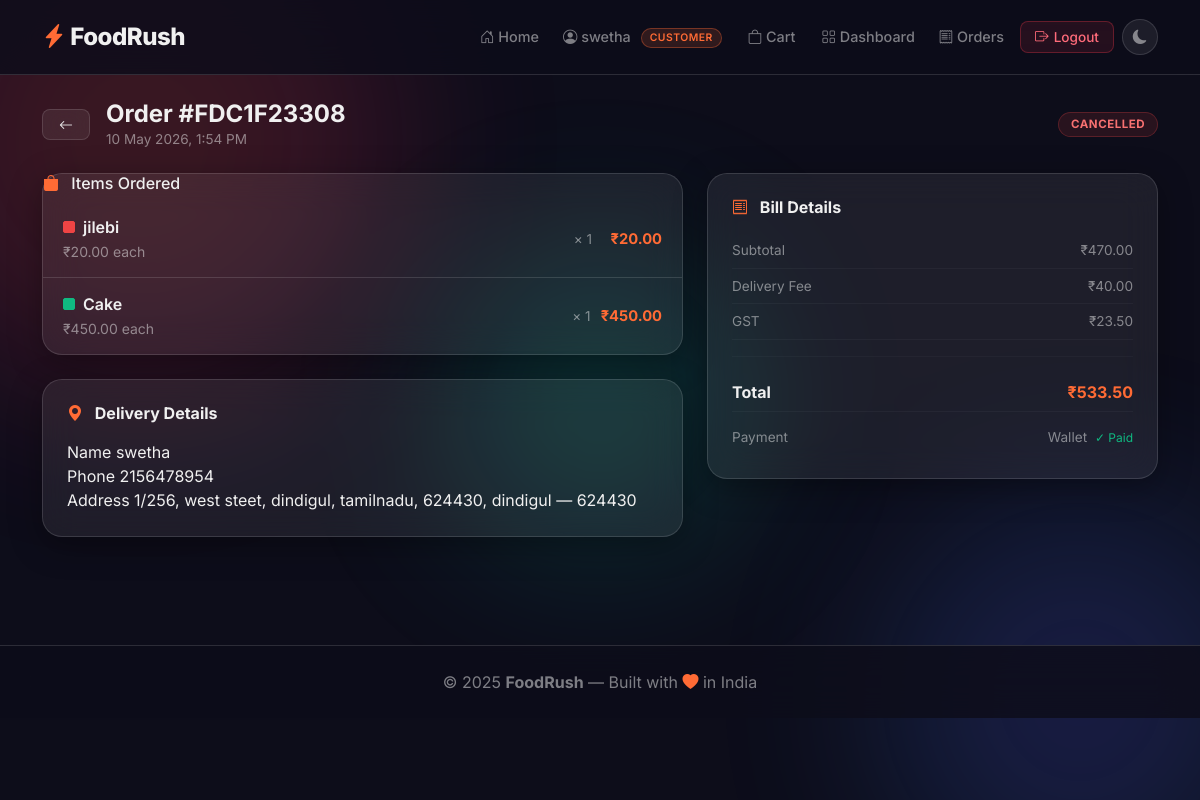
/orders/order/FDC1F23308/ (signed in), run on the app's committed database.
### accounts/models.py (models this page shows, shortened)
class User(AbstractUser):
    ROLE_CHOICES = [('customer', 'Customer'), ('restaurant', 'Restaurant')]
    role = models.CharField(max_length=20, choices=ROLE_CHOICES, default='customer')
    phone = models.CharField(max_length=15, blank=True)
    profile_pic = models.ImageField(upload_to='profiles/', blank=True)

### orders/models.py (models this page shows, shortened)
class Order(models.Model):
    PAYMENT_METHOD = [
        ('cod',    'Cash on Delivery'),
        ('upi',    'UPI'),
        ('card',   'Credit / Debit Card'),
        ('wallet', 'Wallet'),
    ]
    ORDER_STATUS = [
        ('pending',    'Pending'),
        ('confirmed',  'Confirmed'),
        ('preparing',  'Preparing'),
        ('out',        'Out for Delivery'),
        ('delivered',  'Delivered'),
        ('cancelled',  'Cancelled'),
    ]
    order_number    = models.CharField(
        max_length=12,
        unique=True,
        editable=False
    )
    user            = models.ForeignKey(
        settings.AUTH_USER_MODEL,
        on_delete=models.SET_NULL,
        null=True,
        related_name='orders'
    )
    restaurant      = models.ForeignKey(
        RestaurantProfile,
        on_delete=models.SET_NULL,
        null=True,
        related_name='orders'
    )
    delivery_name   = models.CharField(max_length=100)
    delivery_phone  = models.CharField(max_length=15)
    delivery_address= models.TextField()
    delivery_city   = models.CharField(max_length=100)
    delivery_pincode= models.CharField(max_length=10)
    subtotal        = models.DecimalField(
        max_digits=10, decimal_places=2
    )
    delivery_fee    = models.DecimalField(
        max_digits=6, decimal_places=2, default=40
    )
    taxes           = models.DecimalField(
        max_digits=8, decimal_places=2, default=0
    )
    applied_offer_code = models.CharField(max_length=20, blank=True)
    discount_amount    = models.DecimalField(
        max_digits=8, decimal_places=2, default=0
    )
    created_at = models.DateTimeField(auto_now_add=True)
    updated_at = models.DateTimeField(auto_now=True)
    total_amount    = models.DecimalField(
        max_digits=10, decimal_places=2
    )
    payment_method  = models.CharField(
        max_length=10,
        choices=PAYMENT_METHOD,
        default='cod'
    )
    is_paid         = models.BooleanField(default=False)
    paid_at         = models.DateTimeField(null=True, blank=True)
    status          = models.CharField(
        max_length=15,
        choices=ORDER_STATUS,
        default='pending'
    )
    special_instructions = models.TextField(blank=True)
    placed_at       = models.DateTimeField(auto_now_add=True)
    updated_at      = models.DateTimeField(auto_now=True)
    estimated_delivery = models.DateTimeField(null=True, blank=True)
    class Meta:
        ordering    = ['-placed_at']
        verbose_name= 'Order'
    @property
    def can_cancel(self):
        return self.status in ('pending', 'confirmed')

class OrderItem(models.Model):
    order      = models.ForeignKey(
        Order,
        on_delete=models.CASCADE,
        related_name='items'
    )
    menu_item  = models.ForeignKey(
        MenuItem,
        on_delete=models.SET_NULL,
        null=True
    )
    item_name  = models.CharField(max_length=150)
    item_price = models.DecimalField(max_digits=8, decimal_places=2)
    item_type  = models.CharField(max_length=10, default='veg')
    quantity   = models.PositiveIntegerField()
    class Meta:
        verbose_name = 'Order Item'
    @property
    def item_total(self):
        return self.item_price * self.quantity

### orders/views.py (the view)
@login_required
def order_detail(request, order_number):
    order = get_object_or_404(
        Order, order_number=order_number, user=request.user
    )
    return render(request, 'orders/order_detail.html', {
        'order': order
    })

### templates/orders/order_detail.html (shortened to what this page needs)
{% extends 'base.html' %}
{% load static %}
{% block extra_css %}
<link rel="stylesheet" href="{% static 'style/customer.css' %}">
<link rel="stylesheet" href="{% static 'style/checkout.css' %}">
{% endblock %}
{% block content %}
<div style="padding: 100px 0 60px;">
<div class="container">
    <div class="d-flex align-items-center gap-3 mb-4">
        <a href="{% url 'order_history' %}"
           class="btn btn-glass btn-sm px-3">
            <i class="bi bi-arrow-left"></i>
        </a>
        <div>
            <h4 class="fw-700 mb-0">
                Order #{{ order.order_number }}
            </h4>
            <p style="color:var(--text-muted);
                       font-size:0.85rem; margin:0;">
                {{ order.placed_at|date:"d M Y, g:i A" }}
            </p>
        </div>
        <span class="order-status-badge status-{{ order.status }} ms-auto">
            {{ order.get_status_display }}
        </span>
    </div>
    <div class="row g-4">
        <div class="col-lg-7">
            <div class="glass-card mb-4">
                <div class="dash-card-header">
                    <h6>
                        <i class="bi bi-bag-fill text-accent me-2"></i>
                        Items Ordered
                    </h6>
                </div>
                <div class="cart-full-list">
                    {% for oi in order.items.all %}
                    <div class="cart-full-row">
                        <div class="cart-full-info">
                            <div class="d-flex align-items-center gap-2">
                                <span class="veg-dot
                                    {% if oi.item_type == 'veg' %}veg
                                    {% else %}nonveg{% endif %}">
                                </span>
                                <span class="fw-600">
                                    {{ oi.item_name }}
                                </span>
                            </div>
                            <small style="color:var(--text-muted);">
                                ₹{{ oi.item_price }} each
                            </small>
                        </div>
                        <div class="cart-full-right">
                            <span style="color:var(--text-muted);
                                          font-size:0.85rem;">
                                × {{ oi.quantity }}
                            </span>
                            <span class="cart-full-total">
                                ₹{{ oi.item_total }}
                            </span>
                        </div>
                    </div>
                    {% endfor %}
                </div>
            </div>
            <div class="glass-card p-4">
                <h6 class="fw-700 mb-3">
                    <i class="bi bi-geo-alt-fill text-accent me-2"></i>
                    Delivery Details
                </h6>
                <div class="info-row">
                    <span class="info-label">Name</span>
                    <span class="info-value">
                        {{ order.delivery_name }}
                    </span>
                </div>
                <div class="info-row">
                    <span class="info-label">Phone</span>
                    <span class="info-value">
                        {{ order.delivery_phone }}
                    </span>
                </div>
                <div class="info-row">
                    <span class="info-label">Address</span>
                    <span class="info-value">
                        {{ order.delivery_address }},
                        {{ order.delivery_city }}
                        — {{ order.delivery_pincode }}
                    </span>
                </div>
            </div>
        </div>
        <div class="col-lg-5">
            <div class="glass-card p-4 mb-4">
                <h6 class="fw-700 mb-3">
                    <i class="bi bi-receipt text-accent me-2"></i>
                    Bill Details
                </h6>
                <div class="summary-row">
                    <span>Subtotal</span>
                    <span>₹{{ order.subtotal }}</span>
                </div>
                <div class="summary-row">
                    <span>Delivery Fee</span>
                    <span>₹{{ order.delivery_fee }}</span>
                </div>
                <div class="summary-row">
                    <span>GST</span>
                    <span>₹{{ order.taxes }}</span>
                </div>
                <hr style="border-color:var(--glass-border);">
                <div class="summary-row total-row">
                    <span>Total</span>
                    <span class="text-accent fw-700">
                        ₹{{ order.total_amount }}
                    </span>
                </div>
                <div class="summary-row mt-2">
                    <span>Payment</span>
                    <span>
                        {{ order.get_payment_method_display }}
                        {% if order.is_paid %}
                        <span style="color:#10b981; font-size:0.75rem;
                                      margin-left:4px;">✓ Paid</span>
                        {% endif %}
                    </span>
                </div>
            </div>
        </div>
    </div>
</div>
</div>
{% endblock %}

### templates/base.html (shortened to what this page needs)
{% load static %}
<!DOCTYPE html>
<html lang="en" data-theme="dark">
<head>
    <link href="https://cdn.jsdelivr.net/npm/bootstrap@5.3.0/dist/css/bootstrap.min.css"
          rel="stylesheet">
    <link href="https://cdn.jsdelivr.net/npm/bootstrap-icons@1.10.5/font/bootstrap-icons.css"
          rel="stylesheet">
    <link rel="stylesheet" href="{% static 'style/style.css' %}">
    {% block extra_css %}{% endblock %}
</head>
<body>
    <div class="bg-blob blob-1"></div>
    <div class="bg-blob blob-2"></div>
    <div class="bg-blob blob-3"></div>
    <nav class="navbar navbar-expand-lg glass-navbar fixed-top">
        <div class="container">
            <a class="navbar-brand brand-logo" href="{% url 'landing' %}">
                <i class="bi bi-lightning-charge-fill text-accent"></i>
                FoodRush
            </a>
            <div class="collapse navbar-collapse" id="navbarNav">
                <ul class="navbar-nav ms-auto align-items-center gap-2">
                    <li class="nav-item">
                        <a class="nav-link" href="{% url 'landing' %}">
                            <i class="bi bi-house-door"></i> Home
                        </a>
                    </li>
                    {% if user.is_authenticated %}
                        <li class="nav-item">
                            <span class="nav-link"
                                  style="color:var(--text-muted);">
                                <i class="bi bi-person-circle"></i>
                                {{ user.username }}
                                <span class="role-badge">
                                    {{ user.role }}
                                </span>
                            </span>
                        </li>
                        {% if user.role == 'customer' %}
                            <li class="nav-item">
                                <a class="nav-link cart-nav-link"
                                   href="{% url 'cart_detail' %}">
                                    <i class="bi bi-bag"></i>
                                    Cart
                                </a>
                            </li>
                            <li class="nav-item">
                                <a class="nav-link"
                                   href="{% url 'customer_dashboard' %}">
                                    <i class="bi bi-grid"></i>
                                    Dashboard
                                </a>
                            </li>
                            <li class="nav-item">
                                <a class="nav-link"
                                   href="{% url 'order_history' %}">
                                    <i class="bi bi-receipt"></i>
                                    Orders
                                </a>
                            </li>
                        {% endif %}
                        <li class="nav-item">
                            <a class="btn btn-glass-danger btn-sm"
                               href="{% url 'logout' %}">
                                <i class="bi bi-box-arrow-right"></i>
                                Logout
                            </a>
                        </li>
                    {% endif %}
                    <li class="nav-item">
                        <button class="theme-toggle-btn"
                                id="themeToggle"
                                title="Toggle theme"
                                aria-label="Toggle theme">
                            <i class="bi bi-moon-fill"
                               id="themeIcon"></i>
                        </button>
                    </li>
                </ul>
            </div>
        </div>
    </nav>
    <main>{% block content %}{% endblock %}</main>
    <footer class="glass-footer mt-5 py-4">
        <div class="container text-center">
            <p class="mb-0 text-muted-light">
                © 2025 <strong>FoodRush</strong> —
                Built with
                <i class="bi bi-heart-fill text-accent"></i>
                in India
            </p>
        </div>
    </footer>
</body>
</html>

### static/style/customer.css (style rules this page uses)
.veg-dot { display: inline-block; width: 12px; height: 12px; border-radius: 2px; flex-shrink: 0; }
.veg-dot.veg { background: #10b981; border: 1.5px solid #10b981; }
.veg-dot.nonveg { background: #ef4444; border: 1.5px solid #ef4444; }
.cart-full-list { display: flex; flex-direction: column; }
.cart-full-row { display: flex; align-items: center; gap: 14px; padding: 14px 20px; border-bottom: 1px solid var(--glass-border); transition: var(--transition); }
.cart-full-row:last-child { border-bottom: none; }
.cart-full-info { flex: 1; min-width: 0; }
.cart-full-right { display: flex; align-items: center; gap: 10px; flex-shrink: 0; }
.cart-full-total { font-size: 0.92rem; font-weight: 700; color: var(--accent); min-width: 60px; text-align: right; }
.summary-row { display: flex; justify-content: space-between; font-size: 0.84rem; color: var(--text-muted); padding: 7px 0; border-bottom: 1px solid rgba(255,255,255,0.04); transition: color 0.3s ease; }
.summary-row:last-child { border-bottom: none; }
.total-row { font-size: 1rem; font-weight: 700; color: var(--text-primary); padding-top: 10px; }

### static/style/checkout.css (style rules this page uses)
.order-status-badge { display: inline-flex; align-items: center; gap: 5px; font-size: 0.72rem; font-weight: 700; text-transform: uppercase; letter-spacing: 0.5px; border-radius: 20px; padding: 3px 12px; }
.status-cancelled { background: rgba(239,68,68,0.12); color: #f87171; border: 1px solid rgba(239,68,68,0.25); }
.summary-row { display: flex; justify-content: space-between; font-size: 0.85rem; color: var(--text-muted); padding: 7px 0; border-bottom: 1px solid rgba(255,255,255,0.04); }
.summary-row:last-child { border-bottom: none; }
.total-row { font-size: 1rem; font-weight: 700; color: var(--text-primary); }

### data on the page
User: username "swetha", role "CUSTOMER"
Order: order_number "FDC1F23308", placed_at "10 May 2026, 1:54 PM", status "CANCELLED", delivery_name "swetha", delivery_phone "2156478954", delivery_address "1/256, west steet, dindigul, tamilnadu, 624430", delivery_city "dindigul", delivery_pincode "624430", subtotal "470.00", delivery_fee "40.00", taxes "23.50", total_amount "533.50", payment_method "Wallet"
OrderItem: item_name "jilebi", item_price "20.00", quantity "1", item_total "20.00"
OrderItem: item_name "Cake", item_price "450.00", quantity "1", item_total "450.00"
